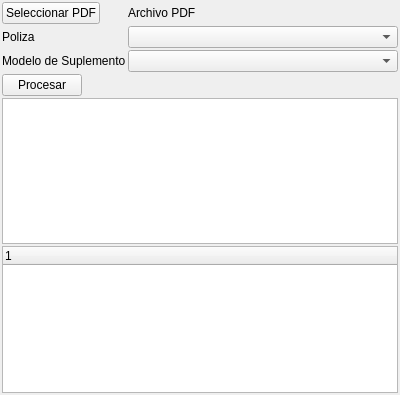
<?xml version="1.0" encoding="UTF-8"?>
<ui version="4.0">
 <class>MainWindow</class>
 <widget class="QMainWindow" name="MainWindow">
  <property name="geometry">
   <rect>
    <x>0</x>
    <y>0</y>
    <width>400</width>
    <height>395</height>
   </rect>
  </property>
  <property name="windowTitle">
   <string>MainWindow</string>
  </property>
  <widget class="QWidget" name="centralWidget">
   <layout class="QVBoxLayout" name="verticalLayout">
    <property name="spacing">
     <number>2</number>
    </property>
    <property name="leftMargin">
     <number>2</number>
    </property>
    <property name="topMargin">
     <number>2</number>
    </property>
    <property name="rightMargin">
     <number>2</number>
    </property>
    <property name="bottomMargin">
     <number>2</number>
    </property>
    <item>
     <layout class="QFormLayout" name="formLayout">
      <property name="horizontalSpacing">
       <number>2</number>
      </property>
      <property name="verticalSpacing">
       <number>2</number>
      </property>
      <item row="0" column="0">
       <widget class="QPushButton" name="btnSeleccionarPDF">
        <property name="text">
         <string>Seleccionar PDF</string>
        </property>
       </widget>
      </item>
      <item row="0" column="1">
       <widget class="QLabel" name="lblPDFFileName">
        <property name="text">
         <string>Archivo PDF</string>
        </property>
       </widget>
      </item>
      <item row="1" column="0">
       <widget class="QLabel" name="label_2">
        <property name="text">
         <string>Poliza</string>
        </property>
       </widget>
      </item>
      <item row="1" column="1">
       <widget class="QComboBox" name="cboPolizas"/>
      </item>
      <item row="2" column="0">
       <widget class="QLabel" name="label_3">
        <property name="text">
         <string>Modelo de Suplemento</string>
        </property>
       </widget>
      </item>
      <item row="2" column="1">
       <widget class="QComboBox" name="cboTemplate"/>
      </item>
      <item row="3" column="0">
       <widget class="QPushButton" name="btnProcesar">
        <property name="text">
         <string>Procesar</string>
        </property>
       </widget>
      </item>
      <item row="4" column="0" colspan="2">
       <widget class="QTextBrowser" name="textBrowser"/>
      </item>
     </layout>
    </item>
    <item>
     <widget class="QTreeWidget" name="treeWidget">
      <column>
       <property name="text">
        <string notr="true">1</string>
       </property>
      </column>
     </widget>
    </item>
   </layout>
  </widget>
 </widget>
 <layoutdefault spacing="6" margin="11"/>
 <resources/>
 <connections/>
</ui>
